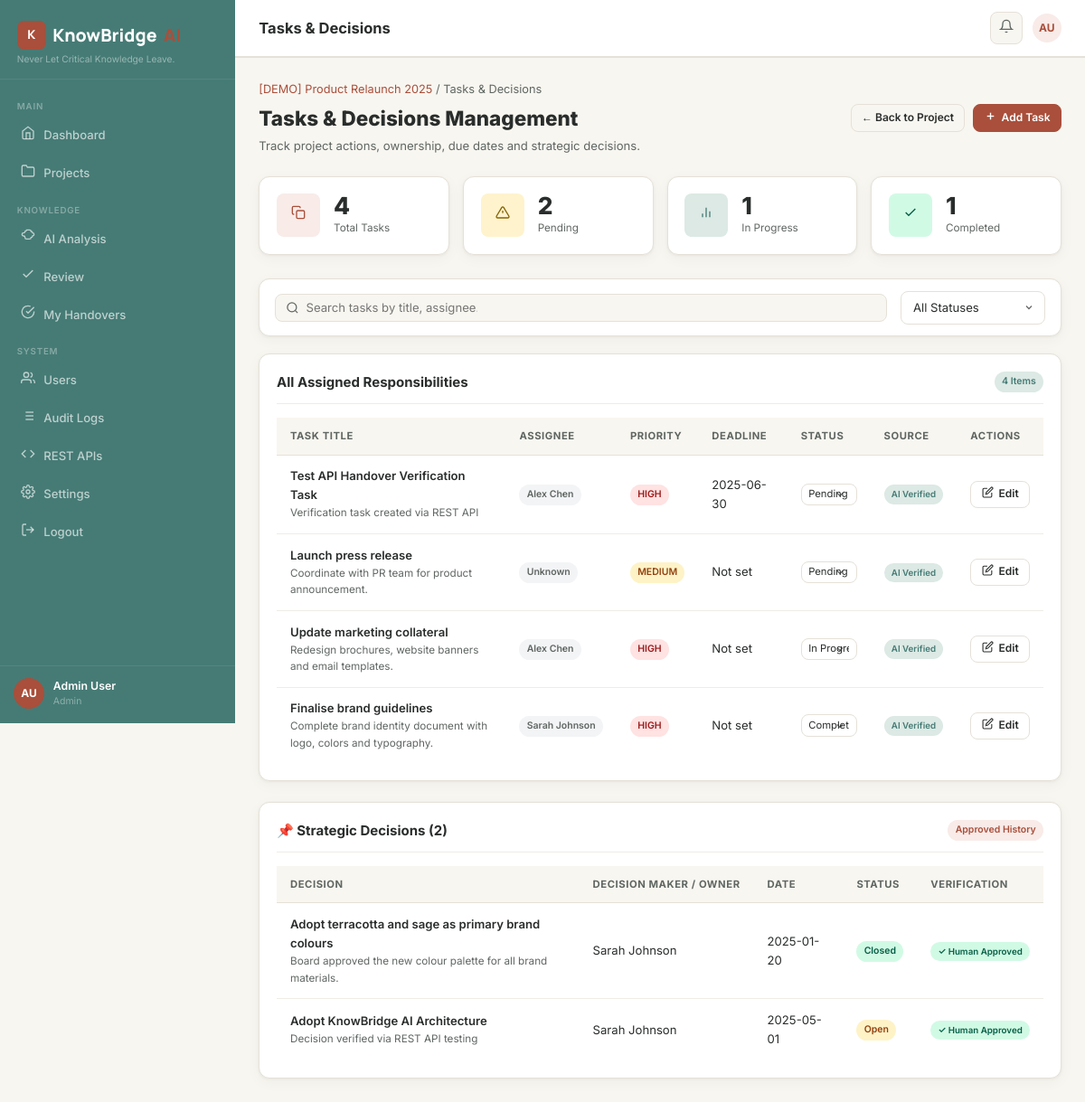
The page /projects/1/tasks (signed in) on the database its author committed.
### app.py (models this page shows, shortened)
class User(UserMixin, db.Model):
    __tablename__ = 'users'
    id = db.Column(db.Integer, primary_key=True)
    name = db.Column(db.String(120), nullable=False)
    email = db.Column(db.String(255), unique=True, nullable=False)
    password_hash = db.Column(db.String(255), nullable=False)
    role = db.Column(db.String(30), default='team_member')  # admin / project_manager / team_member
    is_active = db.Column(db.Boolean, default=True)
    created_at = db.Column(db.DateTime, default=lambda: datetime.now(timezone.utc))
    avatar_initials = db.Column(db.String(4))
    projects_owned = db.relationship('Project', back_populates='owner', foreign_keys='Project.owner_id')
    memberships = db.relationship('ProjectMember', back_populates='user')
    documents = db.relationship('Document', back_populates='uploader')
    reviews = db.relationship('Review', back_populates='reviewer')
    audit_logs = db.relationship('AuditLog', back_populates='user')
    def is_admin(self): return self.role == 'admin'
    def get_initials(self):
        parts = self.name.strip().split()
        return (''.join(p[0].upper() for p in parts[:2])) if parts else 'U'

class Project(db.Model):
    __tablename__ = 'projects'
    id = db.Column(db.Integer, primary_key=True)
    name = db.Column(db.String(200), nullable=False)
    description = db.Column(db.Text)
    status = db.Column(db.String(30), default='active')  # active/completed/on_hold/archived
    priority = db.Column(db.String(20), default='medium')
    start_date = db.Column(db.Date)
    end_date = db.Column(db.Date)
    is_demo = db.Column(db.Boolean, default=False)
    owner_id = db.Column(db.Integer, db.ForeignKey('users.id'))
    created_at = db.Column(db.DateTime, default=lambda: datetime.now(timezone.utc))
    updated_at = db.Column(db.DateTime, default=lambda: datetime.now(timezone.utc), onupdate=lambda: datetime.now(timezone.utc))
    owner = db.relationship('User', back_populates='projects_owned', foreign_keys=[owner_id])
    members = db.relationship('ProjectMember', back_populates='project', cascade='all, delete-orphan')
    documents = db.relationship('Document', back_populates='project', cascade='all, delete-orphan')
    tasks = db.relationship('Task', back_populates='project', cascade='all, delete-orphan')
    risks = db.relationship('Risk', back_populates='project', cascade='all, delete-orphan')
    decisions = db.relationship('Decision', back_populates='project', cascade='all, delete-orphan')
    reports = db.relationship('HandoverReport', back_populates='project', cascade='all, delete-orphan')
    knowledge_items = db.relationship('ExtractedKnowledge', back_populates='project', cascade='all, delete-orphan')

class Task(db.Model):
    __tablename__ = 'tasks'
    id = db.Column(db.Integer, primary_key=True)
    project_id = db.Column(db.Integer, db.ForeignKey('projects.id'))
    title = db.Column(db.String(300), nullable=False)
    description = db.Column(db.Text)
    assignee = db.Column(db.String(150))
    deadline = db.Column(db.Date)
    status = db.Column(db.String(30), default='pending')  # pending/in_progress/completed/blocked
    priority = db.Column(db.String(20), default='medium')
    source_doc_id = db.Column(db.Integer, db.ForeignKey('documents.id'))
    is_approved = db.Column(db.Boolean, default=False)
    created_at = db.Column(db.DateTime, default=lambda: datetime.now(timezone.utc))
    project = db.relationship('Project', back_populates='tasks')

class Decision(db.Model):
    __tablename__ = 'decisions'
    id = db.Column(db.Integer, primary_key=True)
    project_id = db.Column(db.Integer, db.ForeignKey('projects.id'))
    title = db.Column(db.String(300), nullable=False)
    description = db.Column(db.Text)
    decision_date = db.Column(db.Date)
    owner = db.Column(db.String(150))
    status = db.Column(db.String(30), default='open')  # open/closed/pending
    source_doc_id = db.Column(db.Integer, db.ForeignKey('documents.id'))
    is_approved = db.Column(db.Boolean, default=False)
    created_at = db.Column(db.DateTime, default=lambda: datetime.now(timezone.utc))
    project = db.relationship('Project', back_populates='decisions')
    source_doc = db.relationship('Document', foreign_keys=[source_doc_id])

### app.py (the view)
@app.route('/projects/<int:pid>/tasks')
@login_required
def tasks_page(pid):
    if not can_access_project(pid):
        abort(403)
    p = db.session.get(Project, pid)
    tasks = Task.query.filter_by(project_id=pid).order_by(Task.created_at.desc()).all()
    return render_template('tasks.html', project=p, tasks=tasks)

### templates/tasks.html (shortened to what this page needs)
{% extends 'base.html' %}
{% block topbar_title %}Tasks & Decisions{% endblock %}
{% block content %}
<div class="page-header">
  <div>
    <div style="font-size:.85rem;color:var(--text-secondary);margin-bottom:.25rem;">
      <a href="{{ url_for('project_detail', pid=project.id) }}">{{ project.name }}</a> / Tasks & Decisions
    </div>
    <div class="page-title">Tasks & Decisions Management</div>
    <div class="page-subtitle">Track project actions, ownership, due dates and strategic decisions.</div>
  </div>
  <div style="display:flex;gap:.6rem;">
    <a href="{{ url_for('project_detail', pid=project.id) }}" class="btn btn-outline btn-sm">← Back to Project</a>
    <button class="btn btn-primary btn-sm" onclick="Modal.open('new-task-modal')"><span data-icon="plus"></span> Add Task</button>
  </div>
</div>
<div class="stats-grid">
  <div class="stat-card">
    <div class="stat-icon primary"><span data-icon="tasks"></span></div>
    <div class="stat-info"><div class="stat-value">{{ tasks|length }}</div><div class="stat-label">Total Tasks</div></div>
  </div>
  <div class="stat-card">
    <div class="stat-icon warning"><span data-icon="alert"></span></div>
    <div class="stat-info"><div class="stat-value">{{ tasks|selectattr('status','equalto','pending')|list|length }}</div><div class="stat-label">Pending</div></div>
  </div>
  <div class="stat-card">
    <div class="stat-icon sage"><span data-icon="chart"></span></div>
    <div class="stat-info"><div class="stat-value">{{ tasks|selectattr('status','equalto','in_progress')|list|length }}</div><div class="stat-label">In Progress</div></div>
  </div>
  <div class="stat-card">
    <div class="stat-icon success"><span data-icon="check"></span></div>
    <div class="stat-info"><div class="stat-value">{{ tasks|selectattr('status','equalto','completed')|list|length }}</div><div class="stat-label">Completed</div></div>
  </div>
</div>
<div class="card" style="margin-bottom:1.25rem;padding:.85rem 1.1rem;">
  <div style="display:flex;gap:1rem;align-items:center;flex-wrap:wrap;">
    <div class="search-bar flex-1">
      <svg xmlns="http://www.w3.org/2000/svg" width="15" height="15" fill="none" viewBox="0 0 24 24" stroke="currentColor" stroke-width="2"><circle cx="11" cy="11" r="8"/><line x1="21" y1="21" x2="16.65" y2="16.65"/></svg>
      <input type="text" id="task-search-input" placeholder="Search tasks by title, assignee...">
    </div>
    <select class="form-select" style="width:160px;" onchange="filterTaskRows(this.value)">
      <option value="">All Statuses</option>
    </select>
  </div>
</div>
<div class="card">
  <div class="card-header">
    <span class="card-title">All Assigned Responsibilities</span>
    <span class="badge badge-sage">{{ tasks|length }} Items</span>
  </div>
  {% if tasks %}
  <div class="table-wrap">
    <table class="kb-table" id="tasks-table">
      <thead>
        <tr>
          <th>Task Title</th>
          <th>Assignee</th>
          <th>Priority</th>
          <th>Deadline</th>
          <th>Status</th>
          <th>Source</th>
          <th>Actions</th>
        </tr>
      </thead>
      <tbody>
        {% for t in tasks %}
        <tr data-status="{{ t.status }}">
          <td data-label="Title">
            <div style="font-weight:600;">{{ t.title }}</div>
            {% if t.description %}
            <div style="font-size:.78rem;color:var(--text-secondary);">{{ t.description }}</div>
            {% endif %}
          </td>
          <td data-label="Assignee">
            <span class="badge badge-muted">{{ t.assignee or 'Unassigned' }}</span>
          </td>
          <td data-label="Priority">
            <span class="badge {% if t.priority=='high' %}badge-danger{% elif t.priority=='medium' %}badge-warning{% else %}badge-sage{% endif %}">
              {{ t.priority|upper }}
            </span>
          </td>
          <td data-label="Deadline">{{ t.deadline or 'Not set' }}</td>
          <td data-label="Status">
            <select class="form-select" style="font-size:.75rem;padding:.25rem .5rem;" onchange="updateTaskStatus({{ t.id }}, this.value)">
              <option value="pending" {% if t.status=='pending' %}selected{% endif %}>Pending</option>
              <option value="in_progress" {% if t.status=='in_progress' %}selected{% endif %}>In Progress</option>
              <option value="completed" {% if t.status=='completed' %}selected{% endif %}>Completed</option>
            </select>
          </td>
          <td data-label="Source">
            {% if t.is_approved %}
            <span class="badge badge-sage" style="font-size:.65rem;">AI Verified</span>
            {% else %}
            <span class="badge badge-muted" style="font-size:.65rem;">Manual</span>
            {% endif %}
          </td>
          <td data-label="Actions">
            <button class="btn btn-outline btn-sm" onclick="quickEditTask({{ t.id }}, '{{ t.title|e }}', '{{ t.assignee or '' }}', '{{ t.status }}')">
              <span data-icon="edit"></span> Edit
            </button>
          </td>
        </tr>
        {% endfor %}
      </tbody>
    </table>
  </div>
  {% endif %}
</div>
<div class="card" style="margin-top:1.5rem;">
  <div class="card-header">
    <span class="card-title">📌 Strategic Decisions ({{ project.decisions|length }})</span>
    <span class="badge badge-primary">Approved History</span>
  </div>
  {% if project.decisions %}
  <div class="table-wrap">
    <table class="kb-table">
      <thead>
        <tr>
          <th>Decision</th>
          <th>Decision Maker / Owner</th>
          <th>Date</th>
          <th>Status</th>
          <th>Verification</th>
        </tr>
      </thead>
      <tbody>
        {% for d in project.decisions %}
        <tr>
          <td>
            <div style="font-weight:600;">{{ d.title }}</div>
            {% if d.description %}
            <div style="font-size:.78rem;color:var(--text-secondary);">{{ d.description }}</div>
            {% endif %}
          </td>
          <td>{{ d.owner or 'Unknown' }}</td>
          <td>{{ d.decision_date or '—' }}</td>
          <td><span class="badge {% if d.status=='closed' %}badge-success{% else %}badge-warning{% endif %}">{{ d.status|title }}</span></td>
          <td>
            {% if d.is_approved %}
            <span class="badge badge-success" style="font-size:.65rem;">✓ Human Approved</span>
            {% else %}
            <span class="badge badge-muted" style="font-size:.65rem;">Draft</span>
            {% endif %}
          </td>
        </tr>
        {% endfor %}
      </tbody>
    </table>
  </div>
  {% else %}
  <div class="empty-state" style="padding:2rem;">
    <p>No decisions registered yet. Analyse meeting minutes or PRDs with Gemini to detect key decisions.</p>
  </div>
  {% endif %}
</div>
{% endblock %}

### templates/base.html (shortened to what this page needs)
<!DOCTYPE html>
<html lang="en">
<head>
<link rel="stylesheet" href="{{ url_for('static', filename='css/style.css') }}">
</head>
<body>
{% block body %}
<div class="app-wrapper">
  <aside class="sidebar" id="sidebar">
    <div class="sidebar-brand">
      <div class="brand-name">
        <div class="brand-icon">K</div>
        KnowBridge<span style="color:var(--primary);">AI</span>
      </div>
      <div class="tagline">Never Let Critical Knowledge Leave.</div>
    </div>
    <nav class="sidebar-nav">
      <span class="nav-section-label">Main</span>
      <ul style="list-style:none;padding:0;margin:0;">
        <li class="nav-item">
          <a href="{{ url_for('dashboard') }}" class="nav-link {% if request.endpoint=='dashboard' %}active{% endif %}">
            <span class="nav-icon" data-icon="home"></span> Dashboard
          </a>
        </li>
        <li class="nav-item">
          <a href="{{ url_for('projects') }}" class="nav-link {% if 'project' in (request.endpoint or '') %}active{% endif %}">
            <span class="nav-icon" data-icon="folder"></span> Projects
          </a>
        </li>
      </ul>
      <span class="nav-section-label">Knowledge</span>
      <ul style="list-style:none;padding:0;margin:0;">
        <li class="nav-item">
          <a href="#" onclick="ToastManager.show('Select a project first, then access AI Summary.','info');return false;" class="nav-link">
            <span class="nav-icon" data-icon="brain"></span> AI Analysis
          </a>
        </li>
        <li class="nav-item">
          <a href="#" onclick="ToastManager.show('Select a project to review items.','info');return false;" class="nav-link">
            <span class="nav-icon" data-icon="check"></span> Review
          </a>
        </li>
        <li class="nav-item">
          <a href="{{ url_for('my_acknowledgements') }}" class="nav-link {% if request.endpoint=='my_acknowledgements' %}active{% endif %}">
            <span class="nav-icon" data-icon="ack"></span> My Handovers
          </a>
        </li>
      </ul>
      <span class="nav-section-label">System</span>
      <ul style="list-style:none;padding:0;margin:0;">
        {% if current_user.is_authenticated and current_user.is_admin() %}
        <li class="nav-item">
          <a href="{{ url_for('users_page') }}" class="nav-link {% if request.endpoint=='users_page' %}active{% endif %}">
            <span class="nav-icon" data-icon="users"></span> Users
          </a>
        </li>
        <li class="nav-item">
          <a href="{{ url_for('audit_logs') }}" class="nav-link {% if request.endpoint=='audit_logs' %}active{% endif %}">
            <span class="nav-icon" data-icon="log"></span> Audit Logs
          </a>
        </li>
        {% endif %}
        {% if current_user.is_authenticated %}
        <li class="nav-item">
          <a href="{{ url_for('api_docs_page') }}" class="nav-link {% if request.endpoint=='api_docs_page' %}active{% endif %}">
            <span class="nav-icon" data-icon="code"></span> REST APIs
          </a>
        </li>
        <li class="nav-item">
          <a href="{{ url_for('settings') }}" class="nav-link {% if request.endpoint=='settings' %}active{% endif %}">
            <span class="nav-icon" data-icon="settings"></span> Settings
          </a>
        </li>
        <li class="nav-item">
          <a href="{{ url_for('logout') }}" class="nav-link">
            <span class="nav-icon" data-icon="logout"></span> Logout
          </a>
        </li>
        {% else %}
        <li class="nav-item">
          <a href="{{ url_for('login') }}" class="nav-link">
            <span class="nav-icon" data-icon="logout"></span> Sign In
          </a>
        </li>
        {% endif %}
      </ul>
    </nav>
    <div class="sidebar-footer">
      <div class="sidebar-user">
        <div class="sidebar-avatar">{% if current_user.is_authenticated %}{{ current_user.get_initials() }}{% else %}KB{% endif %}</div>
        <div class="sidebar-user-info">
          <div class="user-name">{% if current_user.is_authenticated %}{{ current_user.name }}{% else %}Guest Visitor{% endif %}</div>
          <div class="user-role">{% if current_user.is_authenticated %}{{ current_user.role.replace('_',' ').title() }}{% else %}Guest{% endif %}</div>
        </div>
      </div>
    </div>
  </aside>
  <div class="main-content">
    <header class="topbar">
      <div style="display:flex;align-items:center;gap:.75rem;min-width:0;">
        <div class="topbar-title">{% block topbar_title %}KnowBridge AI{% endblock %}</div>
      </div>
      <div class="topbar-right">
        {% if current_user.is_authenticated %}
        <button class="topbar-btn" onclick="markNotificationsRead()" title="Notifications">
          <span data-icon="bell"></span>
        </button>
        <div style="width:32px;height:32px;background:var(--primary-light);border-radius:50%;display:flex;align-items:center;justify-content:center;font-size:.8rem;font-weight:700;color:var(--primary);">
          {{ current_user.get_initials() }}
        </div>
        {% else %}
        <a href="{{ url_for('login') }}" class="btn btn-primary btn-sm">Sign In</a>
        {% endif %}
      </div>
    </header>
    <main class="page-content">
      {% block content %}{% endblock %}
    </main>
  </div>
</div>
{% endblock %}
</body>
</html>

### rows shown on the page
User: get_initials "AU", name "Admin User", role.replace "Admin"
Project: name "[DEMO] Product Relaunch 2025"
Task: title "Test API Handover Verification Task", description "Verification task created via REST API", assignee "Alex Chen", priority "HIGH", deadline "2025-06-30", status+id "Pending", is_approved "AI Verified"
Task: title "Launch press release", description "Coordinate with PR team for product announcement.", assignee "Unknown", priority "MEDIUM", deadline "Not set", status+id "Pending", is_approved "AI Verified"
Task: title "Update marketing collateral", description "Redesign brochures, website banners and email templates.", assignee "Alex Chen", priority "HIGH", deadline "Not set", status+id "In Progress", is_approved "AI Verified"
Task: title "Finalise brand guidelines", description "Complete brand identity document with logo, colors and typography.", assignee "Sarah Johnson", priority "HIGH", deadline "Not set", status+id "Completed", is_approved "AI Verified"
Decision: title "Adopt terracotta and sage as primary brand colours", description "Board approved the new colour palette for all brand materials.", owner "Sarah Johnson", decision_date "2025-01-20", status "Closed", is_approved "✓ Human Approved"
Decision: title "Adopt KnowBridge AI Architecture", description "Decision verified via REST API testing", owner "Sarah Johnson", decision_date "2025-05-01", status "Open", is_approved "✓ Human Approved"

### other values the page prints
{{ tasks|length }} "4"
{{ tasks|selectattr('status','equalto','pending')|list|length }} "2"
{{ tasks|selectattr('status','equalto','in_progress')|list|length }} "1"
{{ tasks|selectattr('status','equalto','completed')|list|length }} "1"
{{ project.decisions|length }} "2"
